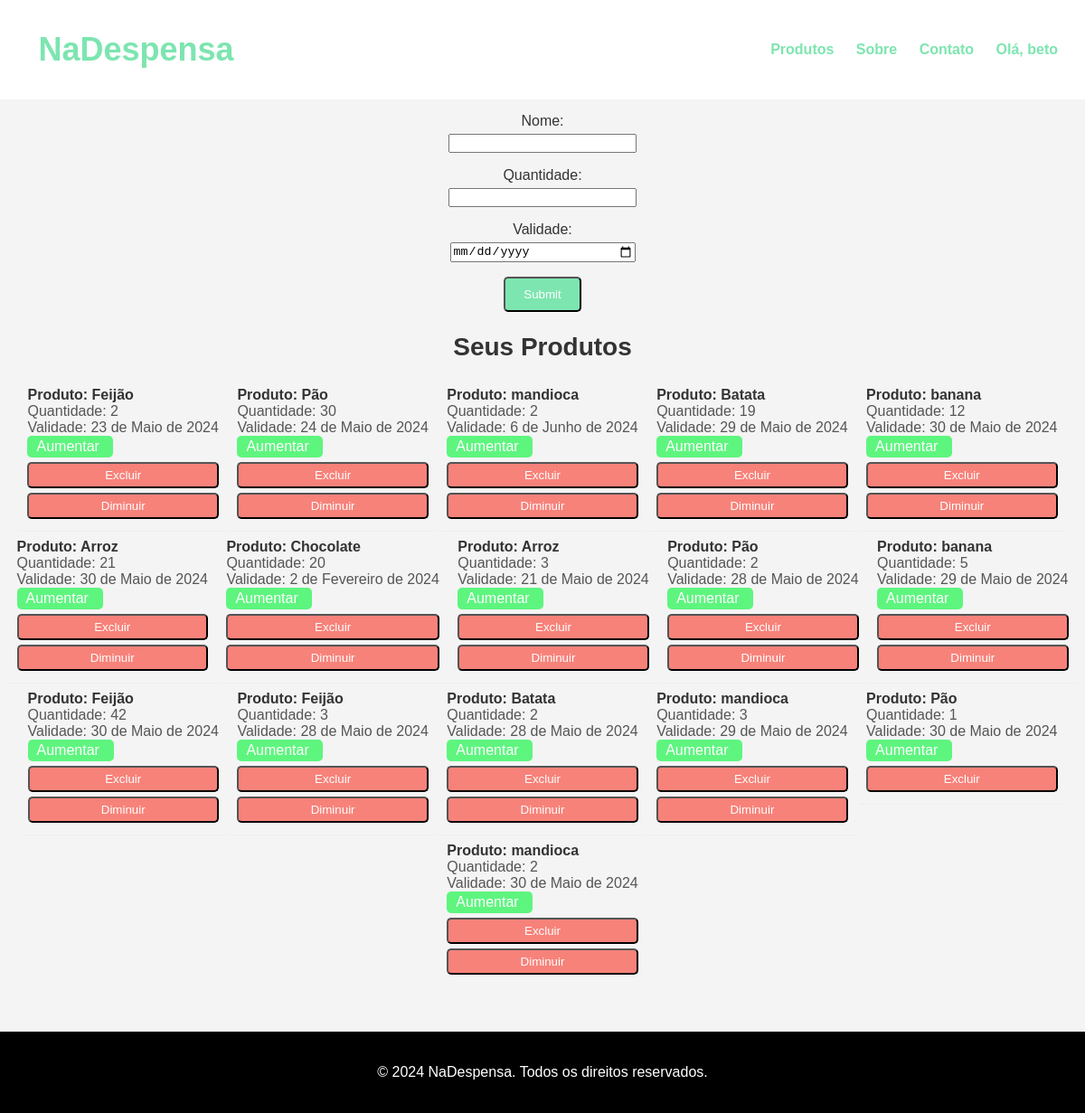
The page /produtos/ (signed in) on the database its author committed.
### app_cadastro/models.py (models this page shows, shortened)
class Produto(models.Model):
    nome = models.CharField(max_length=255)
    quantidade = models.PositiveIntegerField()
    validade = models.DateField()
    usuario = models.ForeignKey(User, on_delete=models.CASCADE)

### app_cadastro/views.py (the view)
# urls.py: path('produtos/', views.produtos, name='produtos'),
@login_required(login_url="/auth/login/")
def produtos(request):
    username = request.user.username
    if request.method == "POST":
        form = ProdutoForm(request.POST)
        if form.is_valid():
            produto = form.save(commit=False)
            produto.usuario = request.user
            produto.save()
            return redirect('produtos')
    else:
        form = ProdutoForm()
    produtos = Produto.objects.filter(usuario=request.user)
    for produto in produtos:
        if produto.quantidade == 0:
            produto.delete()
    return render(request, 'home/produtos.html', {'form': form, 'produtos': produtos, 'username': username},)

### app_cadastro/forms.py
class ProdutoForm(forms.ModelForm):
    class Meta:
        model = Produto
        fields = ['nome', 'quantidade', 'validade']
        widgets = {
            'validade': forms.DateInput(attrs={'type': 'date'}),
        }

### app_cadastro/templates/home/produtos.html (shortened to what this page needs)
{% load static %}
<!DOCTYPE html>
<html lang="pt-BR">
<head>
    <link rel="stylesheet" href="{% static 'css/produtos.css' %}">
</head>
<body>
    <header>
        <h1><a href="{% url 'home' %}" id="title">NaDespensa</a></h1>
        <nav class="opcao_nav">
            <ul id="opcao_ul">
                <li><a href="{% url 'produtos' %}"><strong>Produtos</strong></a></li>
                <li><a href="{% url 'sobre' %}"><strong>Sobre</strong></a></li>
                <li><a href="{% url 'contato' %}"><strong>Contato</strong></a></li>
                {% if request.user.is_authenticated %}
                <li><a href="#" id="user-menu-toggle"><strong>Olá, {{ username }}</strong></a></li>
                {% else %}
                    <li><a href="{% url 'login' %}"><strong>Login</strong></a></li>
                    <li><a href="{% url 'register' %}"><strong>Register</strong></a></li>
                {% endif %}
            </ul>
        </nav>
    </header>
    <section class="hero">
        <h2 class="cad-prod">PRODUTOS</h2>
        <form method="POST" action="{% url 'produtos' %}">
            {{ form.as_p }}
            <button type="submit" class="btn-center">Submit</button>
        </form>
        <h2>Seus Produtos</h2>
        <ul class="produto-lista">
            {% for produto in produtos %}
            <li>
                <div class="produto-item">
                    <span class="produto-nome">Produto: {{ produto.nome }}</span>
                    <span class="produto-quantidade">Quantidade: {{ produto.quantidade }}</span>
                    <span class="produto-validade">Validade: {{ produto.validade }}</span>
                    <form action="{% url 'excluir_produto' produto.id %}" method="post">
                        <a href="{% url 'aumentar_quantidade' produto.id %}" class="btn-acoes-up">Aumentar</a>
                        <button type="submit" class="btn-acoes confirm-delete-btn" onclick="return confirm('Tem certeza que deseja excluir este produto?')">Excluir</button>
                    </form>
                    {% if produto.quantidade > 1 %}
                        <form action="{% url 'diminuir_quantidade' produto.id %}" method="post">
                            <button type="submit" class="btn-acoes confirm-delete-btn">Diminuir</button>
                        </form>
                        {% endif %}
                </div>
            </li>
            {% endfor %}
        </ul>
    </section>
    <footer id="rodape">
        <p>&copy; 2024 NaDespensa. Todos os direitos reservados.</p>
    </footer>
</body>
</html>

### app_cadastro/static/css/produtos.css (style rules this page uses)
html, body { height: 100%; margin: 0; padding: 0; }
body { display: flex; flex-direction: column; }
header { background-color: #ffffff; padding: 10px; display: flex; justify-content: space-between; align-items: center; width: 100%; position: fixed; top: 0; left: 0; z-index: 1000; }
.cad-prod { text-align: center; }
#id_nome { margin: 5px auto; display: block; width: 200px; }
#id_quantidade { margin: 5px auto; display: block; width: 200px; }
#id_validade { margin: 5px auto; display: block; width: 200px; }
nav ul { list-style-type: none; margin: 10px 0px 10px 10px; padding: 0; display: flex; gap: 20px; }
nav ul li { display: inline; }
nav ul li a { text-decoration: none; margin-right: 20px; color: #7de5b0; }
body { font-family: Arial, sans-serif; background-color: #f4f4f4; color: #333; margin: 0; padding: 0; }
h1 { color: #7de5b0; font-size: 36px; }
#title { margin-left: 15%; text-decoration: none; color: inherit; }
#opcao_ul { display: inline; margin-right: 20px; }
section { text-align: center; padding: 50px 0; }
h2 { font-size: 28px; margin-bottom: 20px; }
.btn-center { display: inline-block; background-color: #7de5b0; color: #fff; padding: 10px 20px; text-decoration: none; border-radius: 5px; transition: background-color 0.3s ease; margin: 0 5px; }
.produto-lista { display: ruby; list-style-type: none; padding: 0; margin: 20px 0; text-align: left; max-width: 600px; margin-left: auto; margin-right: auto; border-radius: 5px; }
.produto-lista li { padding: 08px; border-bottom: 1px solid #eeeeee; display: flex; justify-content: space-between; align-items: center; }
.produto-lista li:last-child { border-bottom: none; }
.produto-nome { font-weight: bold; color: #333; }
.produto-quantidade, .produto-validade { color: #555; }
.produto-item { display: flex; flex-direction: column; justify-content: space-between; width: 100%; }
.btn-acoes-up { background-color: #5ef57f; display: inline-flex; margin: 0 25px 0 0px; width: 80px; margin-bottom: 5px; text-align: center; color: white; padding: 3px 05px 3px 10px; text-decoration: none; border-radius: 5px; transition: background-color 0.3s ease; }
.btn-acoes { display: block; margin: 0; width: 100%; margin-bottom: 5px; text-align: center; background-color: #f7827a; color: white; padding: 5px 10px; text-decoration: none; border-radius: 5px; transition: background-color 0.3s ease; }
#rodape { text-align: center; padding: 20px 0; background-color: #000000; color: #fff; width: 100%; position: relative; }

### rows shown on the page
Produto: nome "Feijão", quantidade "2", validade "23 de Maio de 2024", shows "Diminuir"
Produto: nome "Pão", quantidade "30", validade "24 de Maio de 2024", shows "Diminuir"
Produto: nome "mandioca", quantidade "2", validade "6 de Junho de 2024", shows "Diminuir"
Produto: nome "Batata", quantidade "19", validade "29 de Maio de 2024", shows "Diminuir"
Produto: nome "banana", quantidade "12", validade "30 de Maio de 2024", shows "Diminuir"
Produto: nome "Arroz", quantidade "21", validade "30 de Maio de 2024", shows "Diminuir"
Produto: nome "Chocolate", quantidade "20", validade "2 de Fevereiro de 2024", shows "Diminuir"
Produto: nome "Arroz", quantidade "3", validade "21 de Maio de 2024", shows "Diminuir"
Produto: nome "Pão", quantidade "2", validade "28 de Maio de 2024", shows "Diminuir"
Produto: nome "banana", quantidade "5", validade "29 de Maio de 2024", shows "Diminuir"
Produto: nome "Feijão", quantidade "42", validade "30 de Maio de 2024", shows "Diminuir"
Produto: nome "Feijão", quantidade "3", validade "28 de Maio de 2024", shows "Diminuir"
Produto: nome "Batata", quantidade "2", validade "28 de Maio de 2024", shows "Diminuir"
Produto: nome "mandioca", quantidade "3", validade "29 de Maio de 2024", shows "Diminuir"
Produto: nome "Pão", quantidade "1", validade "30 de Maio de 2024"
Produto: nome "mandioca", quantidade "2", validade "30 de Maio de 2024", shows "Diminuir"

### other values the page prints
{{ username }} "beto"
